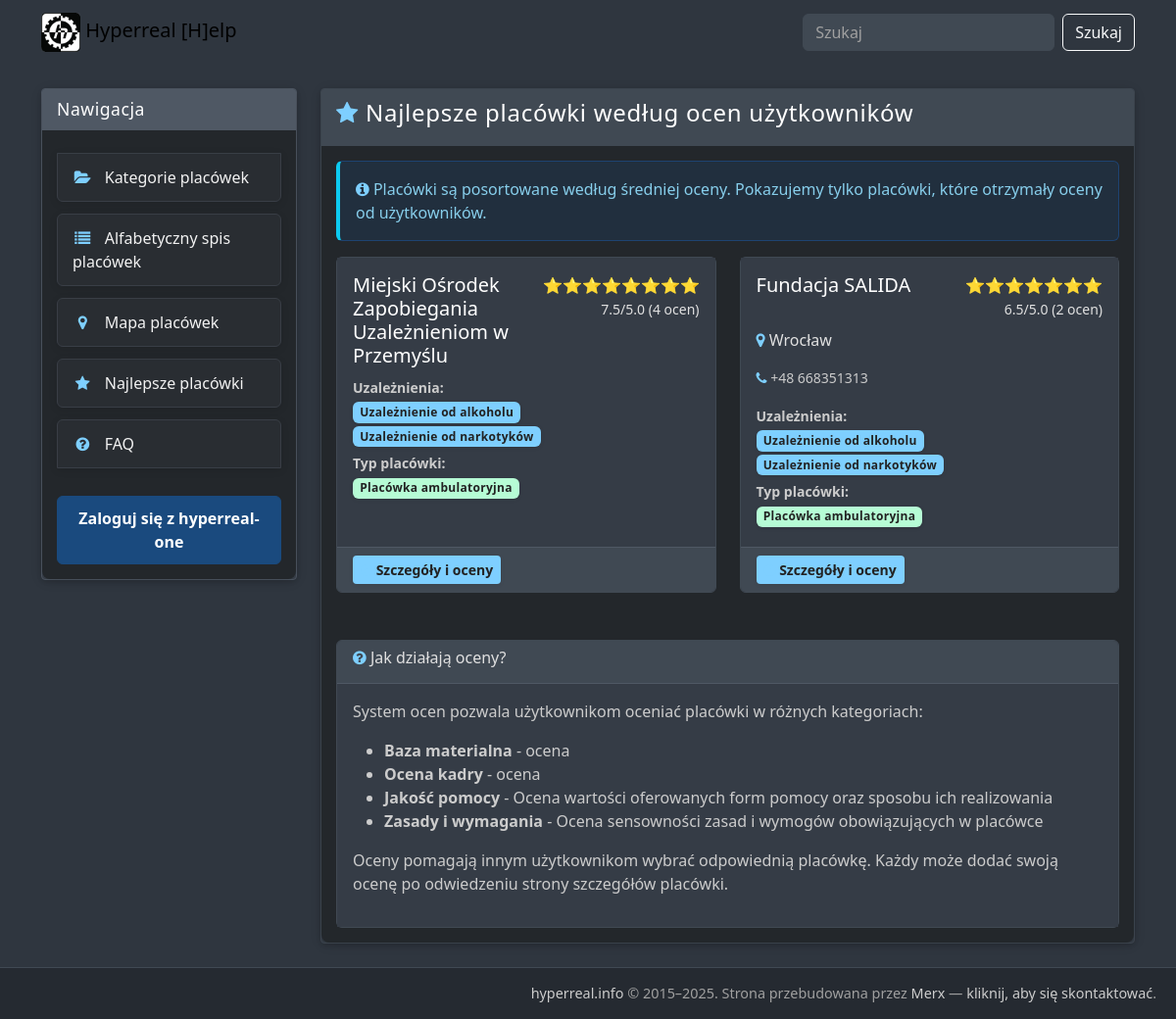
The app's page /help/najlepsze-placowki/ with its own data.
### help_section/models.py (models this page shows, shortened)
class Facility(models.Model):
    name = models.CharField(max_length=255)
    slug = models.SlugField(max_length=255, unique=True, blank=True, null=True)
    address_street = models.CharField(max_length=255, blank=True, null=True)
    address_postal_code = models.CharField(max_length=20, blank=True, null=True)
    address_city = models.CharField(max_length=100, blank=True, null=True)
    full_address_text_detail = models.TextField(blank=True, null=True)
    hyperreal_link = models.URLField(max_length=500, blank=True, null=True)
    description = models.TextField(blank=True, null=True)
    phone_number = models.CharField(max_length=50, blank=True, null=True)
    email = models.EmailField(blank=True, null=True)
    website = models.URLField(max_length=255, blank=True, null=True)
    voivodeship = models.CharField(max_length=100, blank=True, null=True)
    number_of_places = models.IntegerField(blank=True, null=True)
    addiction_types_text = models.TextField(blank=True, null=True)
    program_lengths_text = models.TextField(blank=True, null=True)
    therapy_types_text = models.TextField(blank=True, null=True)
    facility_type_text = models.TextField(blank=True, null=True)
    psychotherapy_types_text = models.TextField(blank=True, null=True)
    counseling_types_text = models.TextField(blank=True, null=True)
    other_activities_text = models.TextField(blank=True, null=True)
    last_updated_hyperreal_text = models.CharField(max_length=50, blank=True, null=True)
    latitude = models.DecimalField(max_digits=9, decimal_places=6, blank=True, null=True)
    longitude = models.DecimalField(max_digits=9, decimal_places=6, blank=True, null=True)
    created_at = models.DateTimeField(auto_now_add=True)
    updated_at = models.DateTimeField(auto_now=True)
    addiction_types = models.ManyToManyField('AddictionType', blank=True, related_name='facilities')
    facility_types = models.ManyToManyField('FacilityType', blank=True, related_name='facilities')
    voivodeships = models.ManyToManyField('Voivodeship', blank=True, related_name='facilities')
    program_lengths = models.ManyToManyField('ProgramLength', blank=True, related_name='facilities')
    therapy_types = models.ManyToManyField('TherapyType', blank=True, related_name='facilities')
    psychotherapy_types = models.ManyToManyField('PsychotherapyType', blank=True, related_name='facilities')
    counseling_types = models.ManyToManyField('CounselingType', blank=True, related_name='facilities')
    legal_issues = models.ManyToManyField('LegalIssue', blank=True, related_name='facilities')
    other_actions = models.ManyToManyField('AdditionalActivity', blank=True, related_name='facilities')
    age_gender_groups = models.ManyToManyField('AgeGenderGroup', blank=True, related_name='facilities')
    class Meta:
        verbose_name = "Placówka"
        verbose_name_plural = "Placówki"

class AddictionType(models.Model):
    name = models.CharField(max_length=100, unique=True)
    slug = models.SlugField(max_length=100, unique=True)
    class Meta:
        verbose_name = "Rodzaj uzależnienia"
        verbose_name_plural = "Rodzaje uzależnień"
    @property
    def display_name(self):
        return self.name.split(' | Hyperreal [H]elp - chcemy pomóc')[0] if self.name else ''

class FacilityType(models.Model):
    name = models.CharField(max_length=100, unique=True)
    slug = models.SlugField(max_length=100, unique=True)
    class Meta:
        verbose_name = "Typ placówki"
        verbose_name_plural = "Typy placówek"
    @property
    def display_name(self):
        return self.name.split(' | Hyperreal [H]elp - chcemy pomóc')[0] if self.name else ''

class RatingCategory(models.Model):
    name = models.CharField(max_length=100, unique=True)
    slug = models.SlugField(max_length=100, unique=True)
    description = models.TextField(blank=True)
    class Meta:
        verbose_name = "Kategoria oceny"
        verbose_name_plural = "Kategorie ocen"

### help_section/views.py (the view)
# urls.py: path('najlepsze-placowki/', views.top_rated_facilities, name='top_rated_facilities'),
def top_rated_facilities(request):
    from django.db.models import Avg, Count
    facilities_with_ratings = Facility.objects.annotate(
        avg_rating=Avg('ratings__value'),
        rating_count=Count('ratings')
    ).filter(
        rating_count__gt=0  # Tylko placówki z ocenami
    ).order_by('-avg_rating', '-rating_count')
    rating_categories = RatingCategory.objects.all()
    context = {
        'facilities': facilities_with_ratings,
        'rating_categories': rating_categories,
        'now': timezone.now(),
    }
    return render(request, 'help_section/top_rated_facilities.html', context)

### help_section/templatetags/rating_filters.py (called while the page is built)
@register.filter
def avg_rating(facility):
    if facility.ratings.exists():
        avg = facility.ratings.aggregate(Avg('value'))['value__avg']
        return round(avg, 1) if avg else 0
    return 0

@register.filter
def rating_stars(rating_value):
    try:
        rating = float(rating_value)
        full_stars = int(rating)
        half_star = 1 if rating - full_stars >= 0.5 else 0
        empty_stars = 5 - full_stars - half_star
        stars = '⭐' * full_stars
        if half_star:
            stars += '⭐'
        return stars
    except (ValueError, TypeError):
        return ''

@register.filter
def rating_count(facility):
    return facility.ratings.count()

### help_section/templates/help_section/top_rated_facilities.html (shortened to what this page needs)
{% extends 'help_section/help_page.html' %}
{% load static %}
{% load rating_filters %}
{% block page_content %}
    <div class="block mb-4">
        <div class="block-container">
            <div class="block-header">
                <h4><i class="fa fa-star" aria-hidden="true"></i> Najlepsze placówki według ocen użytkowników</h4>
            </div>
            <div class="block-body">
                {% if facilities %}
                    <div class="alert alert-info">
                        <i class="fa fa-info-circle" aria-hidden="true"></i>
                        Placówki są posortowane według średniej oceny. Pokazujemy tylko placówki, które otrzymały oceny od użytkowników.
                    </div>
                    <div class="row" role="list" aria-label="Lista najlepiej ocenianych placówek">
                        {% for facility in facilities %}
                            <div class="col-md-6 mb-4" role="listitem">
                                <div class="card h-100">
                                    <div class="card-body">
                                        <div class="d-flex justify-content-between align-items-start mb-2">
                                            <h5 class="card-title mb-0">
                                <a href="{% url 'facility_detail' slug=facility.slug %}" class="text-decoration-none" aria-label="Przejdź do szczegółów placówki {{ facility.name }}">
                                    {{ facility.name }}
                                </a>
                            </h5>
                            <div class="text-end">
                                <div class="text-warning" role="img" aria-label="Ocena {{ facility|avg_rating|floatformat:1 }} na 5 gwiazdek">
                                    {{ facility|avg_rating|rating_stars }}
                                </div>
                                                <small class="text-muted">
                                                    {{ facility|avg_rating|floatformat:1 }}/5.0
                                                    ({{ facility|rating_count }} ocen)
                                                </small>
                                            </div>
                                        </div>
                                        {% if facility.address_city %}
                            <p class="card-text text-muted">
                                <i class="fa fa-map-marker" aria-hidden="true"></i> {{ facility.address_city }}
                            </p>
                        {% endif %}
                        {% if facility.phone_number %}
                            <p class="card-text small">
                                <i class="fa fa-phone" aria-hidden="true"></i> {{ facility.phone_number }}
                            </p>
                        {% endif %}
                                        <div class="mt-2">
                                            {% if facility.addiction_types.all %}
                                                <div class="mb-1">
                                                    <small><strong>Uzależnienia:</strong></small><br>
                                                    {% for at in facility.addiction_types.all %}
                                                        <span class="badge bg-primary me-1">{{ at.display_name }}</span>
                                                    {% endfor %}
                                                </div>
                                            {% endif %}
                                            {% if facility.facility_types.all %}
                                                <div class="mb-1">
                                                    <small><strong>Typ placówki:</strong></small><br>
                                                    {% for ft in facility.facility_types.all %}
                                                        <span class="badge bg-success me-1">{{ ft.display_name }}</span>
                                                    {% endfor %}
                                                </div>
                                            {% endif %}
                                        </div>
                                    </div>
                                    <div class="card-footer">
                        <a href="{% url 'facility_detail' slug=facility.slug %}" class="btn btn-outline-primary btn-sm" aria-label="Zobacz szczegóły i oceny placówki {{ facility.name }}">
                            <i class="fa fa-info-circle" aria-hidden="true"></i> Szczegóły i oceny
                        </a>
                    </div>
                                </div>
                            </div>
                        {% endfor %}
                    </div>
                {% endif %}
                <div class="mt-4">
                    <div class="card">
                        <div class="card-header">
                            <h6><i class="fa fa-question-circle" aria-hidden="true"></i> Jak działają oceny?</h6>
                        </div>
                        <div class="card-body">
                            <p>System ocen pozwala użytkownikom oceniać placówki w różnych kategoriach:</p>
                            <ul>
                                {% for category in rating_categories %}
                                    <li><strong>{{ category.name }}</strong> - {{ category.description }}</li>
                                {% endfor %}
                            </ul>
                            <p>Oceny pomagają innym użytkownikom wybrać odpowiednią placówkę. Każdy może dodać swoją ocenę po odwiedzeniu strony szczegółów placówki.</p>
                        </div>
                    </div>
                </div>
            </div>
        </div>
    </div>
{% endblock %}

### help_section/static/help_section/css/forum_custom-colours.css (style rules this page uses)
.badge, .badge.bg-primary, .badge.bg-info, .badge.bg-success, .badge.bg-warning, .badge.bg-secondary { color: #222 !important; background: #ffe066 !important; font-weight: 600; border-radius: 0.5em; box-shadow: 0 1px 4px rgba(0,0,0,0.10); }
.badge.bg-primary { background: #7ecfff !important; color: #222 !important; }
.badge.bg-success { background: #b6fcd5 !important; color: #222 !important; }
.text-muted, .fst-italic { color: #e0e0e0 !important; }
.block-header, .block-body h5, .block-body h4, .block-body h3 { color: #fff !important; }
.btn-primary, .btn-outline-primary { background: #7ecfff; color: #222; border: none; font-weight: 600; }
.block-container { background: #23272b !important; border-radius: 8px; box-shadow: 0 2px 12px rgba(0,0,0,0.18); }
a, .block-header a { color: #7ecfff; text-decoration: underline; }
.badge.bg-secondary, .btn.btn-sm.btn-outline-primary, .btn.btn-sm.btn-primary { background: #7ecfff !important; color: #222 !important; font-weight: 700; border: none; box-shadow: 0 1px 4px rgba(0,0,0,0.10); }
.block-header, .block-header h4, .block-header h5 { color: #fff !important; letter-spacing: 0.03em; }
.fa, .fa-map-marker, .fa-phone, .fa-envelope { color: #7ecfff !important; }

### help_section/static/help_section/css/help_layout.css (style rules this page uses)
* { transition: all 0.3s ease; }
body { background-color: #2F363F; color: #cccccc; display: flex; flex-direction: column; min-height: 100vh; animation: fadeIn 0.5s ease-in; }
html { scroll-behavior: smooth; }
.block { background-color: #353c46; margin-bottom: 15px; border: 1px solid #404953; border-radius: 4px; transform: translateY(0); box-shadow: 0 2px 4px rgba(0,0,0,0.1); transition: transform 0.3s ease, box-shadow 0.3s ease; }
.block-header { background-color: #404953; color: #E0E0E0; padding: 10px 15px; border-bottom: 1px solid #404953; border-top-left-radius: 3px; border-top-right-radius: 3px; font-size: 1.1em; }
.block-body { padding: 15px; }
.badge { font-size: 0.75em; padding: 0.4em 0.6em; }
.card { background-color: #353c46; border: 1px solid #404953; color: #cccccc; }
.card-header { background-color: #404953; border-bottom: 1px solid #4f5864; color: #E0E0E0; }
.card-body { background-color: #353c46; color: #cccccc; }
.card-footer { background-color: #404953; border-top: 1px solid #4f5864; color: #cccccc; }
.card-title { color: #ffffff; }
.card-title a { color: #ffffff; text-decoration: none; }
.card-text { color: #cccccc; }
.alert { border: 1px solid; }
.alert-info { background-color: rgba(26, 115, 232, 0.1); border-color: rgba(26, 115, 232, 0.3); color: #87ceeb; }
.btn { transition: all 0.3s ease; transform: translateY(0); }
a { transition: color 0.3s ease; }
.slide-in-up { animation: slideInUp 0.5s ease; }
.card { transition: transform 0.3s ease, box-shadow 0.3s ease; }

### help_section/static/help_section/css/accessibility.css (style rules this page uses)
.alert { border-left: 4px solid; }
.alert-info { border-left-color: #0dcaf0; }
.badge { font-weight: 600; letter-spacing: 0.025em; }

### records on screen
Facility: name "Miejski Ośrodek Zapobiegania Uzależnieniom w Przemyślu", id "⭐⭐⭐⭐⭐⭐⭐⭐", id "7.5", id "4"
AddictionType: display_name "Uzależnienie od alkoholu"
AddictionType: display_name "Uzależnienie od narkotyków"
FacilityType: display_name "Placówka ambulatoryjna"
Facility: name "Fundacja SALIDA", id "⭐⭐⭐⭐⭐⭐⭐", id "6.5", id "2", address_city "Wrocław", phone_number "+48 668351313"
RatingCategory: name "Baza materialna", description "ocena"
RatingCategory: name "Ocena kadry", description "ocena"
RatingCategory: name "Jakość pomocy", description "Ocena wartości oferowanych form pomocy oraz sposobu ich realizowania"
RatingCategory: name "Zasady i wymagania", description "Ocena sensowności zasad i wymogów obowiązujących w placówce"
